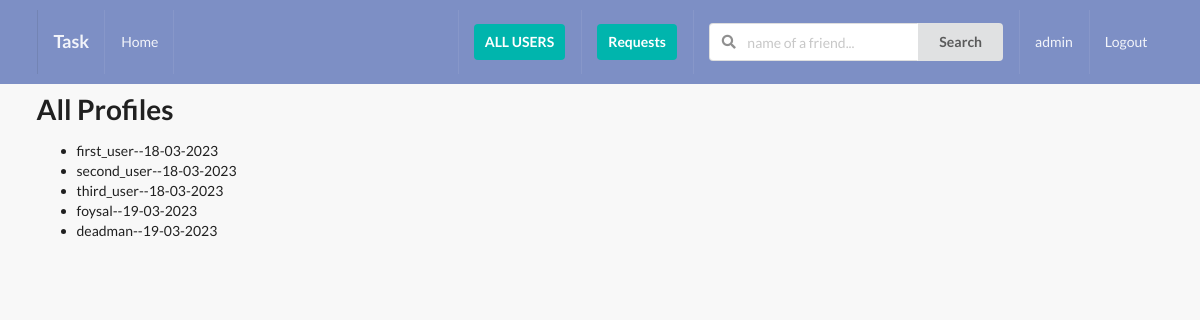
Page /profile/all-invites/ (signed in) on the committed database.
### profiles/models.py (models this page shows, shortened)
class Profile(models.Model):
    fast_name = models.CharField(max_length=100, blank=True)
    last_name = models.CharField(max_length=100, blank=True)
    user = models.OneToOneField(User, on_delete=models.CASCADE)
    email = models.EmailField(max_length=200, blank=True)
    country = models.CharField(max_length=100, blank=True)
    avatar = models.ImageField(default='avatar.png', upload_to='images/', blank=True, null=True)
    friends = models.ManyToManyField(User, blank=True, related_name='friends')
    slug = models.SlugField(unique=True, blank=True)
    updated = models.DateTimeField(auto_now=True)
    created = models.DateTimeField(auto_now_add=True)
    objects = ProfileManager()
    def __str__(self):
        return f"{self.user.username}--{self.created.strftime('%d-%m-%Y')}"

### profiles/views.py (the view)
# urls.py: path('all-invites/', views.invite_profile_list_view, name='all-invites-view'),
@login_required
def invite_profile_list_view(request):
    user = request.user
    qs = Profile.objects.get_all_profiles_to_invite(user)
    context = {
        'qs' : qs,
    }
    return render(request, 'profile/to_invite_list.html', context)

### profiles/models.py (called while the page is built)
    def get_all_profiles_to_invite(self, sender):
        profiles = Profile.objects.all().exclude(user=sender)
        profile = Profile.objects.get(user=sender)
        qs = Relationship.objects.filter(Q(sender=profile) | Q(receiver=profile))
        accepted = set([])
        for rel in qs:
            if rel.status == "accepted":
                accepted.add(rel.receiver)
                accepted.add(rel.sender)
        print(accepted)
        available = [profile for profile in profiles if profile not in accepted]
        print(available)
        return available

### templates/profile/to_invite_list.html (shortened to what this page needs)
{% extends "base.html" %}
{% block content %}
<h1>All Profiles</h1>
<ul>
    {% for items in qs %}
    <li>{{items}}</li>
    {% endfor %}
</ul>
{% endblock content %}

### templates/home/navbar.html (shortened to what this page needs)
<div class="ui inverted menu nav mb-7">
    <div class="ui container">
      <a href="" class="item">
          <h3>Task</h3>
      </a>
      {% if request.user.is_authenticated %}
      <a href="{% url 'home' %}" class="item">
          Home
      </a>
      {% endif %}
      <div class="right menu">
          {% if request.user.is_authenticated %}
          <div class="item">
              <div class="ui floating dropdown icon button teal">
                <a href="{% url 'all-profiles-view' %}" style="color: #fff"> ALL USERS </a>
               </div>
          </div>
          <div class="item">
            <div class="ui floating dropdown icon button teal">
              <a href="{% url 'my-invites-view' %}" style="color: #fff"> Requests </a>
             </div>
        </div>
               <div class="item">
                <form action="" method="GET">
                  <div class="ui action left icon input">
                  <input class="prompt" type="text" name='q' placeholder="name of a friend...">
                  <button type='submit' class="ui button">Search</button>
                  </div>
              </form>
              </div>
              <a href="" class="item">
                   {{ request.user }}
              </a>
              <a href="{% url 'logout' %}" class="ui item">
                  Logout
              </a>
          {% else %}
          <a href="" class="ui item">
                  Login
              </a>
          {% endif %}
      </div>
    </div>
  </div>

### static/style.css (style rules this page uses)
body { background: #f8f8f8 !important; }
.nav { border-radius: 0 !important; padding: 10px 0 10px 0; background-color: #7d8fc5 !important; }
.mb-7 { margin-bottom: 7px !important; }

### rows in the picture
Profile: user+created "first_user--18-03-2023"
Profile: user+created "second_user--18-03-2023"
Profile: user+created "third_user--18-03-2023"
Profile: user+created "foysal--19-03-2023"
Profile: user+created "deadman--19-03-2023"

### other values in the picture
{{ request.user }} "admin"
